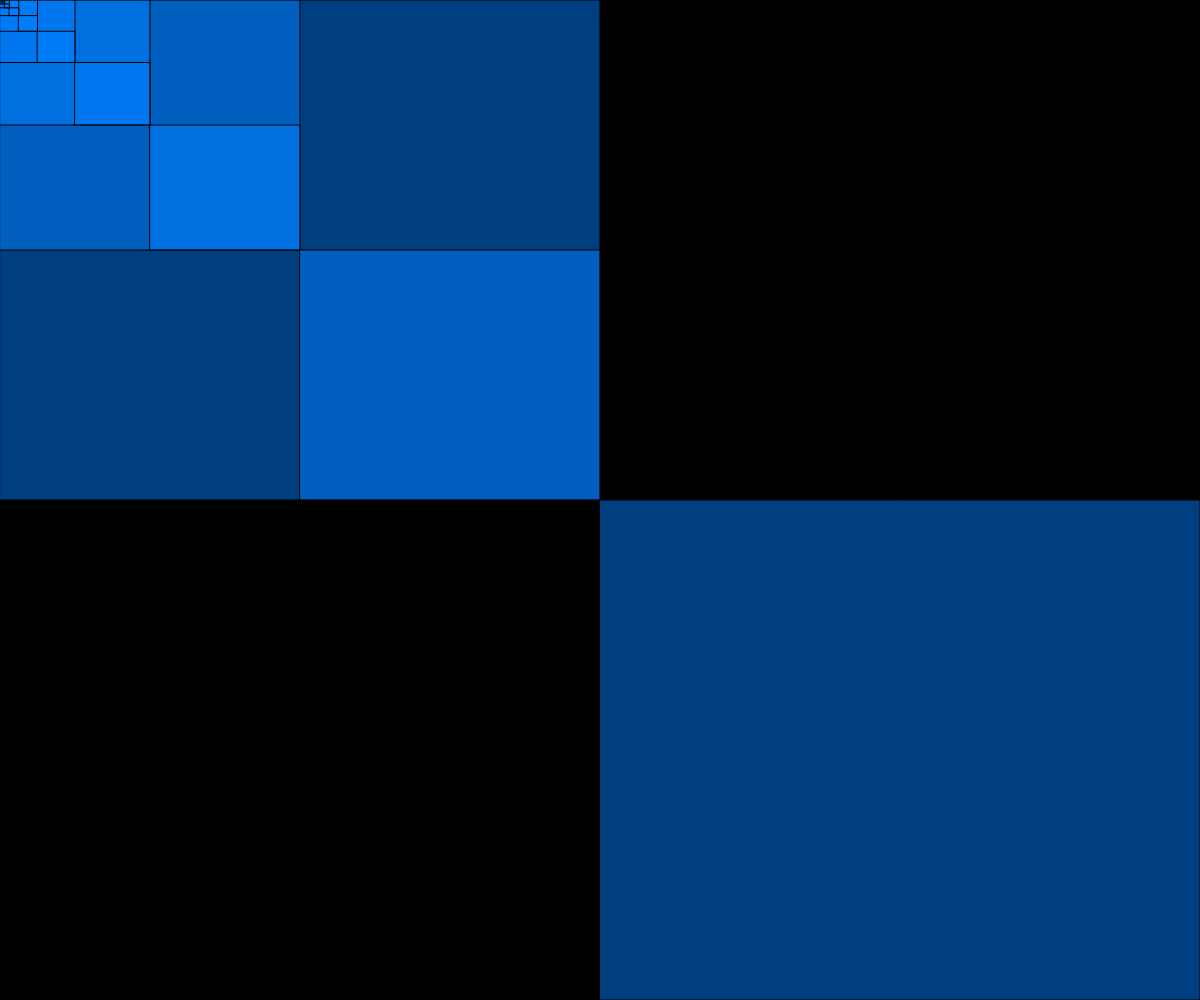
Frame 1 (no input)
Frame 60 (no input): identical to frame 1, image omitted
Frame 120 (the mouse pressed at the canvas centre since frame 60): identical to frame 1, image omitted

The p5.js sketch that drew this single still picture (run headless with seeded random() and noise() and a simulated clock; from frame 60 on, the mouse is pressed at the canvas centre):

// p5.js sketch
// ── sketch.js
function setup() {
    createCanvas(windowWidth, windowHeight);
    background(0);
    //noFill()
    fill(0, 127, 255, 127)
    //noStroke()

    width = windowWidth/2
    height = windowHeight/2
    for (let i=1; i<10; i++){
        rect(0, 0, width, height);
        rect(width, height, width, height);
        width = width/2
        height = height/2
    }
  }
   
  function draw() {
  }
